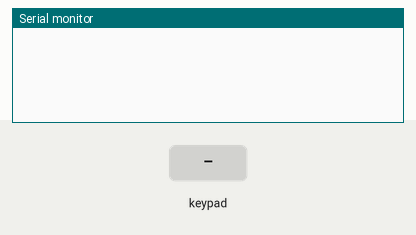
Recording of a sketch running on a simulated Arduino Uno, built with avr-gcc and run on an emulated ATmega328P. Shown: the last lines printed to the serial monitor. The inputs (shaded band) are chosen by the test bench.

Above: at 1.2 s.
1.3 s: key '1' pressed
At 1.8 s:
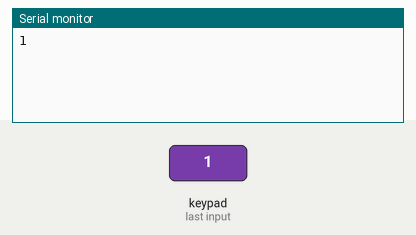
2.8 s: keypad keys 1 2 3 4 # pressed 0.4 s apart
At 5.6 s:
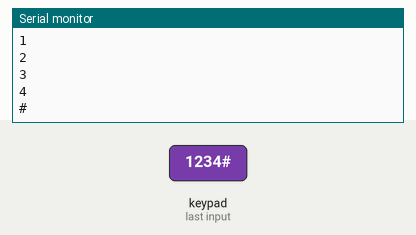
6.3 s: key '*' pressed
At 7.0 s:
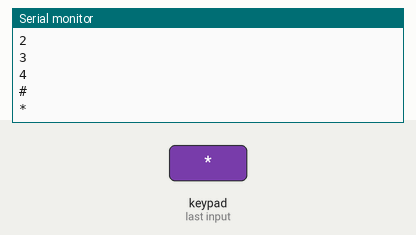
7.8 s: keypad keys 5 6 7 pressed 0.4 s apart
At 9.9 s:
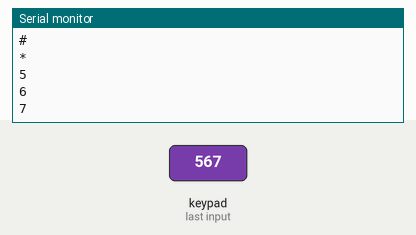
Timing chart, 0 to 11.4 s (numbered marks = the images above; inputs shaded):
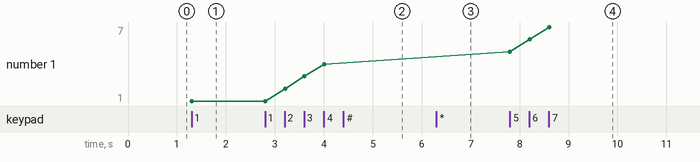

The sketch:

keypad43.ino
```cpp
/* @file HelloKeypad.pde
|| @version 1.0
|| @author Alexander Brevig
|| @contact alexanderbrevig@gmail.com
||
|| @description
|| | Demonstrates the simplest use of the matrix Keypad library.
|| #
*/
#include <Keypad.h>

const byte ROWS = 4; //four rows
const byte COLS = 3; //three columns
char keys[ROWS][COLS] = {
  {'1','2','3'},
  {'4','5','6'},
  {'7','8','9'},
  {'*','0','#'}
};
byte rowPins[ROWS] = {1, 2, 3, 4}; //connect to the row pinouts of the keypad
byte colPins[COLS] = {5, 6, 7}; //connect to the column pinouts of the keypad

Keypad keypad = Keypad( makeKeymap(keys), rowPins, colPins, ROWS, COLS );

void setup(){
  Serial.begin(115200);
}

void loop(){
  char key = keypad.getKey();

  if (key){
    Serial.println(key);
  }
}
```

Measured:
- after the input at 1.3 s, the serial monitor: prints a new line at once (image 1)
- after the input at 2.8 s, the serial monitor: prints a new line after 0.41 s (image 2)
- after the input at 6.3 s, the serial monitor: prints a new line at once (image 3)
- after the input at 7.8 s, the serial monitor: prints a new line at once (image 4)
- plotted number 1: 1 → 4 after the input at 2.8 s, 4 → 7 after the input at 7.8 s
